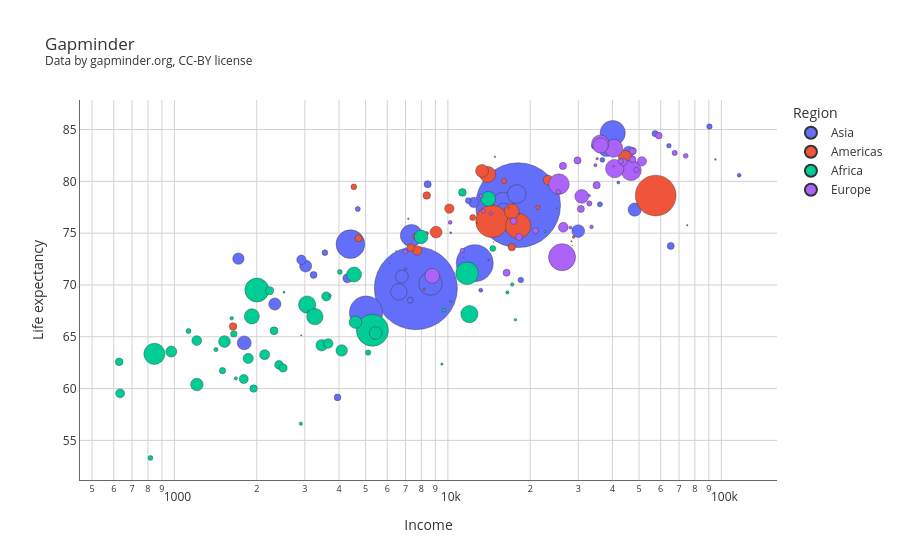

Here is the notebook cell this chart was saved with:
### Markdown cell above
## A few things to increase similarity

The cell below already runs, but the chart it produces looks nothing like Gapminder — small bubbles, linear x axis, cluttered hover, no styling.

Four changes will get us most of the way there:

- **Larger bubbles** — `size_max` controls the maximum bubble radius.
- **Log scale on the x axis** — `log_x` makes the income axis logarithmic.
- **Reduce hover clutter** — pass a `hover_data` dict that turns off most columns.
- **Style markers, layout, and axes** — apply the `marker_dict`, `layout_dict`, and `axes_dict` we just defined above.

**TODO:** fix each blank below. Run the cell as you go to see the chart improve.

### Code cell
fig = px.scatter(
    df.query('Year==2020'),
    x='Income',
    y='Life expectancy',
    color='Region',
    size='Population',
    hover_name='Country',
    title='Gapminder<br><sup>Data by gapminder.org, CC-BY license</sup>',
    # Make the largest bubbles roughly 60 px
    size_max=60,
    # Put the x axis on a log scale
    log_x=True,
    # Hide every column from the hover tooltip
    # (keep only the country name, which is set by hover_name above)
    hover_data={
        'Region':False,
        'Income':False,
        'Life expectancy':False,
        'Population':False,
    }
)

fig.update_traces(marker=marker_dict)

fig.update_layout(layout_dict)

fig.update_xaxes(axes_dict)
fig.update_yaxes(axes_dict)

fig.show()

### Figure 1 — Plotly figure (JSON) as saved in the notebook; plotly's stock layout.template omitted (floating-point values rounded to 4 significant figures)
{"data": [{"customdata": [["Asia", 1439323774], ["Asia", 1380004385], ["Asia", 273523621], ["Asia", 220892331], ["Asia", 164689383], ["Asia", 126476458], ["Asia", 109581085], ["Asia", 97338583], ["Asia", 83992953], ["Asia", 69799978], ["Asia", 54409794], ["Asia", 51269183], ["Asia", 40222503], ["Asia", 38928341], ["Asia", 34813867], ["Asia", 33469199], ["Asia", 32365998], ["Asia", 29825968], ["Asia", 29136808], ["Asia", 25778815], ["Asia", 25499881], ["Asia", 21413250], ["Asia", 18776707], ["Asia", 17500657], ["Asia", 16718971], ["Asia", 10203140], ["Asia", 9890400], ["Asia", 9537642], ["Asia", 8947027], ["Asia", 8655541], ["Asia", 7496988], ["Asia", 7275556], ["Asia", 6825442], ["Asia", 6524191], ["Asia", 6031187], ["Asia", 5850343], ["Asia", 5106622], ["Asia", 5101416], ["Asia", 4822233], ["Asia", 4270563], ["Asia", 3278292], ["Asia", 2881060], ["Asia", 1701583], ["Asia", 1318442], ["Asia", 896444], ["Asia", 771612], ["Asia", 686878], ["Asia", 540542], ["Asia", 437483], ["Asia", 307150], ["Asia", 198410], ["Asia", 119446], ["Asia", 115021], ["Asia", 105697]], "hovertemplate": "<b>%{hovertext}</b><br><br><extra></extra>", "hovertext": ["China", "India", "Indonesia", "Pakistan", "Bangladesh", "Japan", "Philippines", "Vietnam", "Iran", "Thailand", "Myanmar", "South Korea", "Iraq", "Afghanistan", "Saudi Arabia", "Uzbekistan", "Malaysia", "Yemen", "Nepal", "North Korea", "Australia", "Sri Lanka", "Kazakhstan", "Syria", "Cambodia", "Jordan", "United Arab Emirates", "Tajikistan", "Papua New Guinea", "Israel", "Hong Kong, China", "Lao", "Lebanon", "Kyrgyz Republic", "Turkmenistan", "Singapore", "Oman", "Palestine", "New Zealand", "Kuwait", "Mongolia", "Qatar", "Bahrain", "Timor-Leste", "Fiji", "Bhutan", "Solomon Islands", "Maldives", "Brunei", "Vanuatu", "Samoa", "Kiribati", "Micronesia, Fed. Sts.", "Tonga"], "legendgroup": "Asia", "marker": {"color": "#636efa", "line": {"color": "#333", "width": 0.4}, "opacity": 1, "size": [1439000000.0, 1380000000.0, 273500000.0, 220900000.0, 164700000.0, 126500000.0, 109600000.0, 97340000.0, 83990000.0, 69800000.0, 54410000.0, 51270000.0, 40220000.0, 38930000.0, 34810000.0, 33470000.0, 32370000.0, 29830000.0, 29140000.0, 25780000.0, 25500000.0, 21410000.0, 18780000.0, 17500000.0, 16720000.0, 10200000.0, 9890000.0, 9538000.0, 8947000.0, 8656000.0, 7497000.0, 7276000.0, 6825000.0, 6524000.0, 6031000.0, 5850000.0, 5107000.0, 5101000.0, 4822000.0, 4271000.0, 3278000.0, 2881000.0, 1702000.0, 1318000.0, 896400.0, 771600.0, 686900.0, 540500.0, 437500.0, 307200.0, 198400.0, 119400.0, 115000.0, 105700.0], "sizemode": "area", "sizeref": 399800.0, "symbol": "circle"}, "mode": "markers", "name": "Asia", "orientation": "v", "showlegend": true, "type": "scatter", "x": [18060.0, 7634.0, 12540.0, 5020.0, 4401.0, 40060.0, 8637.0, 7353.0, 15930.0, 17850.0, 6615.0, 38020.0, 16000.0, 1800.0, 48200.0, 6787.0, 29970.0, 2329.0, 3019.0, 1714.0, 45800.0, 12430.0, 26000.0, 2913.0, 4291.0, 8436.0, 65310.0, 3228.0, 3949.0, 34430.0, 57220.0, 7287.0, 11870.0, 3550.0, 18480.0, 90470.0, 35970.0, 4683.0, 36720.0, 64290.0, 13200.0, 116200.0, 42000.0, 7005.0, 10230.0, 10240.0, 2166.0, 14860.0, 75050.0, 2910.0, 6456.0, 2060.0, 3260.0, 6129.0], "xaxis": "x", "y": [77.7, 69.69, 72.1, 67.33, 73.94, 84.66, 70.13, 74.78, 77.96, 78.78, 69.33, 83.16, 77.22, 64.41, 77.27, 70.81, 75.2, 68.16, 71.83, 72.54, 82.85, 77.97, 73.07, 72.43, 70.65, 79.72, 73.77, 70.97, 59.15, 83.43, 84.6, 68.53, 78.14, 73.12, 70.47, 85.29, 77.78, 77.34, 82.07, 83.43, 69.49, 80.59, 79.89, 71.53, 68.39, 75.04, 68.99, 82.37, 75.76, 65.13, 73.28, 63.11, 67.59, 72.09], "yaxis": "y"}, {"customdata": [["Americas", 331002647], ["Americas", 212559409], ["Americas", 128932753], ["Americas", 50882884], ["Americas", 45195777], ["Americas", 37742157], ["Americas", 32971846], ["Americas", 28435943], ["Americas", 19116209], ["Americas", 17915567], ["Americas", 17643060], ["Americas", 11673029], ["Americas", 11402533], ["Americas", 11326616], ["Americas", 10847904], ["Americas", 9904608], ["Americas", 7132530], ["Americas", 6624554], ["Americas", 6486201], ["Americas", 5094114], ["Americas", 4314768], ["Americas", 3473727], ["Americas", 2961161], ["Americas", 1399491], ["Americas", 786559], ["Americas", 586634], ["Americas", 397621], ["Americas", 393248], ["Americas", 287371], ["Americas", 183629], ["Americas", 112519], ["Americas", 110947], ["Americas", 97928]], "hovertemplate": "<b>%{hovertext}</b><br><br><extra></extra>", "hovertext": ["United States", "Brazil", "Mexico", "Colombia", "Argentina", "Canada", "Peru", "Venezuela", "Chile", "Guatemala", "Ecuador", "Bolivia", "Haiti", "Cuba", "Dominican Republic", "Honduras", "Paraguay", "Nicaragua", "El Salvador", "Costa Rica", "Panama", "Uruguay", "Jamaica", "Trinidad and Tobago", "Guyana", "Suriname", "Belize", "Bahamas", "Barbados", "St. Lucia", "Grenada", "St. Vincent and the Grenadines", "Antigua and Barbuda"], "legendgroup": "Americas", "marker": {"color": "#EF553B", "line": {"color": "#333", "width": 0.4}, "opacity": 1, "size": [331000000.0, 212600000.0, 128900000.0, 50880000.0, 45200000.0, 37740000.0, 32970000.0, 28440000.0, 19120000.0, 17920000.0, 17640000.0, 11670000.0, 11400000.0, 11330000.0, 10850000.0, 9905000.0, 7133000.0, 6625000.0, 6486000.0, 5094000.0, 4315000.0, 3474000.0, 2961000.0, 1399000.0, 786600.0, 586600.0, 397600.0, 393200.0, 287400.0, 183600.0, 112500.0, 110900.0, 97930.0], "sizemode": "area", "sizeref": 399800.0, "symbol": "circle"}, "mode": "markers", "name": "Americas", "orientation": "v", "showlegend": true, "type": "scatter", "x": [57530.0, 14500.0, 18070.0, 13990.0, 17120.0, 44530.0, 13330.0, 9054.0, 23280.0, 7719.0, 10120.0, 7316.0, 1639.0, 8370.0, 17140.0, 4716.0, 12330.0, 4530.0, 7611.0, 16040.0, 24250.0, 21330.0, 8348.0, 28820.0, 8198.0, 14090.0, 7778.0, 28300.0, 16700.0, 12770.0, 14670.0, 11430.0, 25010.0], "xaxis": "x", "y": [78.63, 76.14, 75.71, 80.67, 77.1, 82.32, 81.01, 75.1, 80.12, 73.33, 77.37, 73.6, 66.0, 78.64, 73.65, 74.52, 76.5, 79.47, 74.68, 80.02, 79.83, 77.47, 74.98, 74.63, 69.6, 72.39, 74.55, 74.23, 77.45, 75.97, 74.15, 72.65, 77.41], "yaxis": "y"}, {"customdata": [["Africa", 206139587], ["Africa", 114963583], ["Africa", 102334403], ["Africa", 89561404], ["Africa", 59734213], ["Africa", 59308690], ["Africa", 53771300], ["Africa", 45741000], ["Africa", 43851043], ["Africa", 43849269], ["Africa", 36910558], ["Africa", 32866268], ["Africa", 31255435], ["Africa", 31072945], ["Africa", 27691019], ["Africa", 26545864], ["Africa", 26378275], ["Africa", 24206636], ["Africa", 20903278], ["Africa", 20250834], ["Africa", 19129955], ["Africa", 18383956], ["Africa", 16743930], ["Africa", 16425859], ["Africa", 15893219], ["Africa", 14862927], ["Africa", 13132792], ["Africa", 12952209], ["Africa", 12123198], ["Africa", 11890781], ["Africa", 11818618], ["Africa", 11193729], ["Africa", 8278737], ["Africa", 7976985], ["Africa", 6871287], ["Africa", 5518092], ["Africa", 5057677], ["Africa", 4829764], ["Africa", 4649660], ["Africa", 3546427], ["Africa", 2540916], ["Africa", 2416664], ["Africa", 2351625], ["Africa", 2225728], ["Africa", 2142252], ["Africa", 1967998], ["Africa", 1402985], ["Africa", 1271767], ["Africa", 1160164], ["Africa", 988002], ["Africa", 869595], ["Africa", 555988], ["Africa", 219161], ["Africa", 98340]], "hovertemplate": "<b>%{hovertext}</b><br><br><extra></extra>", "hovertext": ["Nigeria", "Ethiopia", "Egypt", "Congo, Dem. Rep.", "Tanzania", "South Africa", "Kenya", "Uganda", "Algeria", "Sudan", "Morocco", "Angola", "Mozambique", "Ghana", "Madagascar", "Cameroon", "Cote d'Ivoire", "Niger", "Burkina Faso", "Mali", "Malawi", "Zambia", "Senegal", "Chad", "Somalia", "Zimbabwe", "Guinea", "Rwanda", "Benin", "Burundi", "Tunisia", "South Sudan", "Togo", "Sierra Leone", "Libya", "Congo, Rep.", "Liberia", "Central African Republic", "Mauritania", "Eritrea", "Namibia", "Gambia", "Botswana", "Gabon", "Lesotho", "Guinea-Bissau", "Equatorial Guinea", "Mauritius", "Eswatini", "Djibouti", "Comoros", "Cape Verde", "Sao Tome and Principe", "Seychelles"], "legendgroup": "Africa", "marker": {"color": "#00cc96", "line": {"color": "#333", "width": 0.4}, "opacity": 1, "size": [206100000.0, 115000000.0, 102300000.0, 89560000.0, 59730000.0, 59310000.0, 53770000.0, 45740000.0, 43850000.0, 43850000.0, 36910000.0, 32870000.0, 31260000.0, 31070000.0, 27690000.0, 26550000.0, 26380000.0, 24210000.0, 20900000.0, 20250000.0, 19130000.0, 18380000.0, 16740000.0, 16430000.0, 15890000.0, 14860000.0, 13130000.0, 12950000.0, 12120000.0, 11890000.0, 11820000.0, 11190000.0, 8279000.0, 7977000.0, 6871000.0, 5518000.0, 5058000.0, 4830000.0, 4650000.0, 3546000.0, 2541000.0, 2417000.0, 2352000.0, 2226000.0, 2142000.0, 1968000.0, 1403000.0, 1272000.0, 1160000.0, 988000.0, 869600.0, 556000.0, 219200.0, 98340.0], "sizemode": "area", "sizeref": 399800.0, "symbol": "circle"}, "mode": "markers", "name": "Africa", "orientation": "v", "showlegend": true, "type": "scatter", "x": [5297.0, 2002.0, 11760.0, 845.0, 3057.0, 11990.0, 3263.0, 1919.0, 14040.0, 4539.0, 7977.0, 5444.0, 1208.0, 4590.0, 1524.0, 3456.0, 4090.0, 974.0, 1861.0, 2138.0, 1207.0, 3651.0, 3592.0, 1793.0, 633.0, 2412.0, 2497.0, 2229.0, 2314.0, 628.0, 11300.0, 1947.0, 1649.0, 1499.0, 14600.0, 5110.0, 1126.0, 817.0, 4025.0, 1419.0, 9664.0, 1620.0, 17190.0, 16510.0, 2900.0, 1677.0, 17660.0, 22660.0, 9507.0, 3710.0, 2516.0, 7168.0, 3086.0, 28470.0], "xaxis": "x", "y": [65.63, 69.51, 71.13, 63.35, 68.11, 67.19, 66.94, 66.97, 78.31, 71.01, 74.64, 65.36, 60.39, 66.41, 64.54, 64.18, 63.68, 63.57, 62.91, 63.27, 64.63, 64.35, 68.89, 60.92, 59.54, 62.29, 61.98, 69.45, 65.58, 62.58, 78.93, 60.0, 65.28, 61.73, 73.52, 63.48, 65.55, 53.3, 71.25, 63.76, 67.57, 66.78, 70.05, 69.28, 56.61, 60.99, 66.64, 75.16, 62.36, 68.98, 69.29, 76.39, 67.49, 73.83], "yaxis": "y"}, {"customdata": [["Europe", 145934460], ["Europe", 84339067], ["Europe", 83783945], ["Europe", 67886004], ["Europe", 65273512], ["Europe", 60461828], ["Europe", 46754783], ["Europe", 43733759], ["Europe", 37846605], ["Europe", 19237682], ["Europe", 17134873], ["Europe", 11589616], ["Europe", 10708982], ["Europe", 10423056], ["Europe", 10196707], ["Europe", 10139175], ["Europe", 10099270], ["Europe", 9660350], ["Europe", 9449321], ["Europe", 9006400], ["Europe", 8737370], ["Europe", 8654618], ["Europe", 6948445], ["Europe", 5792203], ["Europe", 5540718], ["Europe", 5459643], ["Europe", 5421242], ["Europe", 4937796], ["Europe", 4105268], ["Europe", 4033963], ["Europe", 3989175], ["Europe", 3280815], ["Europe", 2963234], ["Europe", 2877800], ["Europe", 2722291], ["Europe", 2083380], ["Europe", 2078932], ["Europe", 1886202], ["Europe", 1326539], ["Europe", 1207361], ["Europe", 628062], ["Europe", 625976], ["Europe", 441539], ["Europe", 341250]], "hovertemplate": "<b>%{hovertext}</b><br><br><extra></extra>", "hovertext": ["Russia", "Turkey", "Germany", "United Kingdom", "France", "Italy", "Spain", "Ukraine", "Poland", "Romania", "Netherlands", "Belgium", "Czech Republic", "Greece", "Portugal", "Azerbaijan", "Sweden", "Hungary", "Belarus", "Austria", "Serbia", "Switzerland", "Bulgaria", "Denmark", "Finland", "Slovak Republic", "Norway", "Ireland", "Croatia", "Moldova", "Georgia", "Bosnia and Herzegovina", "Armenia", "Albania", "Lithuania", "North Macedonia", "Slovenia", "Latvia", "Estonia", "Cyprus", "Montenegro", "Luxembourg", "Malta", "Iceland"], "legendgroup": "Europe", "marker": {"color": "#ab63fa", "line": {"color": "#333", "width": 0.4}, "opacity": 1, "size": [145900000.0, 84340000.0, 83780000.0, 67890000.0, 65270000.0, 60460000.0, 46750000.0, 43730000.0, 37850000.0, 19240000.0, 17130000.0, 11590000.0, 10710000.0, 10420000.0, 10200000.0, 10140000.0, 10100000.0, 9660000.0, 9449000.0, 9006000.0, 8737000.0, 8655000.0, 6948000.0, 5792000.0, 5541000.0, 5460000.0, 5421000.0, 4938000.0, 4105000.0, 4034000.0, 3989000.0, 3281000.0, 2963000.0, 2878000.0, 2722000.0, 2083000.0, 2079000.0, 1886000.0, 1327000.0, 1207000.0, 628100.0, 626000.0, 441500.0, 341200.0], "sizemode": "area", "sizeref": 399800.0, "symbol": "circle"}, "mode": "markers", "name": "Europe", "orientation": "v", "showlegend": true, "type": "scatter", "x": [26150.0, 25470.0, 46740.0, 40740.0, 40390.0, 36080.0, 36160.0, 8770.0, 30850.0, 26420.0, 51220.0, 43860.0, 34990.0, 26340.0, 29790.0, 16390.0, 47440.0, 30640.0, 18190.0, 47340.0, 17400.0, 59080.0, 20920.0, 48910.0, 42920.0, 32910.0, 67520.0, 74060.0, 25330.0, 6982.0, 11300.0, 13480.0, 10190.0, 13220.0, 33520.0, 14360.0, 34640.0, 28090.0, 32870.0, 35140.0, 18210.0, 95120.0, 40350.0, 47690.0], "xaxis": "x", "y": [72.68, 79.73, 81.07, 81.23, 83.2, 83.64, 83.46, 70.88, 78.55, 75.57, 81.93, 81.86, 79.63, 81.49, 82.02, 71.18, 82.93, 77.34, 74.63, 82.11, 76.17, 84.41, 75.24, 81.11, 81.94, 77.87, 82.74, 82.46, 78.98, 73.19, 73.33, 77.14, 76.04, 78.58, 75.61, 76.88, 81.56, 75.54, 78.63, 82.19, 76.84, 82.11, 81.45, 83.16], "yaxis": "y"}], "layout": {"font": {"color": "#333"}, "legend": {"itemsizing": "constant", "title": {"text": "Region"}, "tracegroupgap": 0}, "plot_bgcolor": "white", "title": {"text": "Gapminder<br><sup>Data by gapminder.org, CC-BY license</sup>"}, "xaxis": {"anchor": "y", "domain": [0, 1], "gridcolor": "lightgray", "linecolor": "dimgray", "linewidth": 1, "showline": true, "showspikes": true, "spikecolor": "dimgray", "spikethickness": 0.4, "title": {"text": "Income"}, "type": "log"}, "yaxis": {"anchor": "x", "domain": [0, 1], "gridcolor": "lightgray", "linecolor": "dimgray", "linewidth": 1, "showline": true, "showspikes": true, "spikecolor": "dimgray", "spikethickness": 0.4, "title": {"text": "Life expectancy"}}}}
